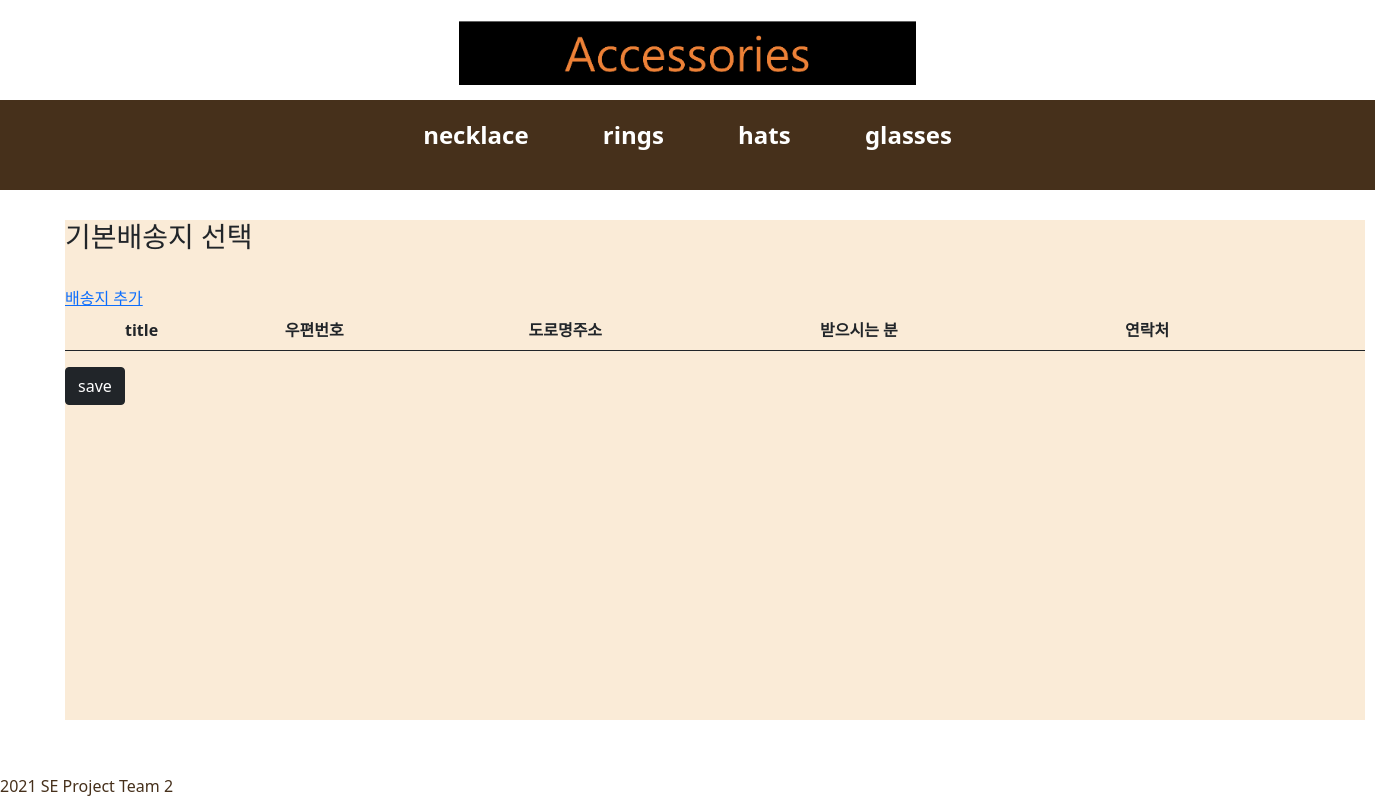
The app's page /detail/create_default/ (signed in), older data.
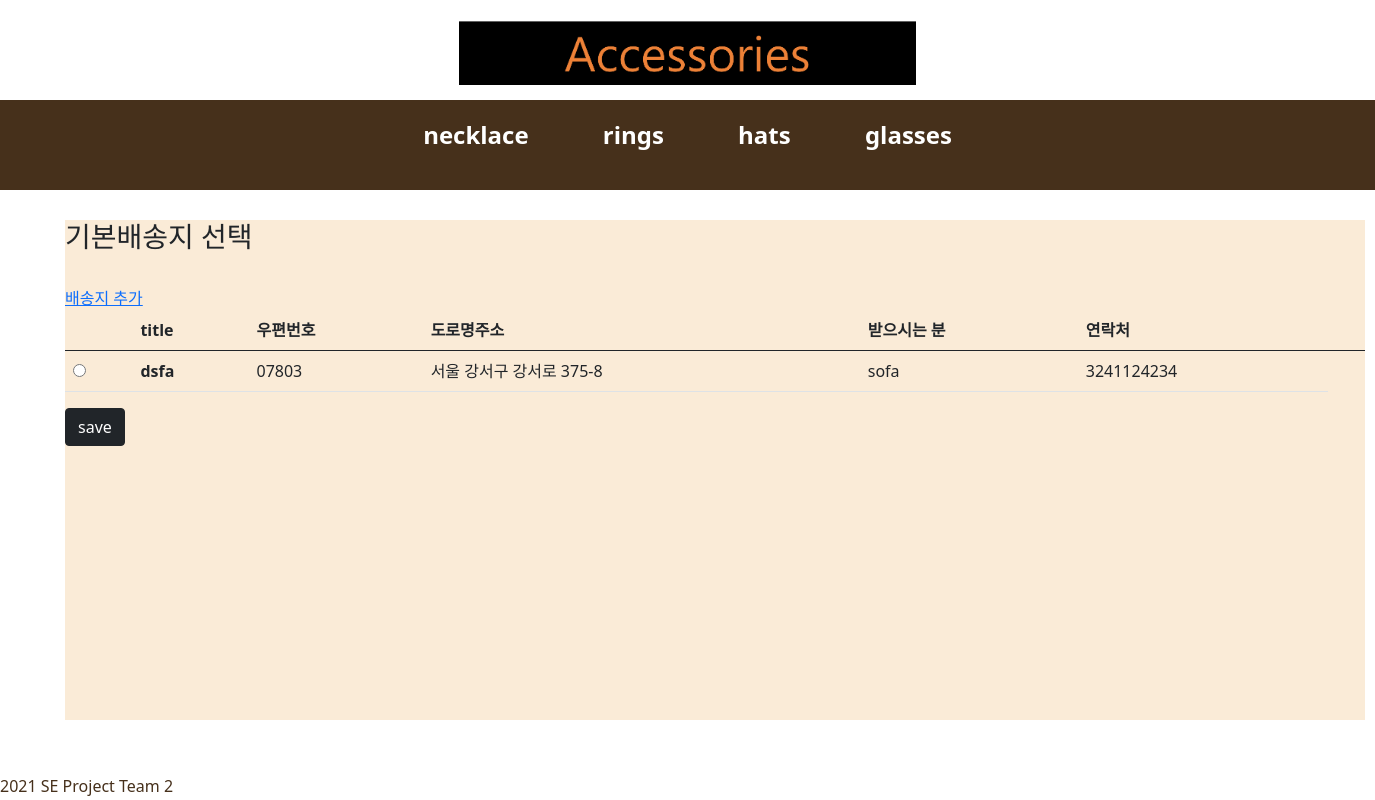
The same page, newer data.
### shoppingApp/models.py (models this page shows, shortened)
class address(models.Model):
    accounts = models.ForeignKey(UserAccounts, on_delete=models.CASCADE, null=True)
    title = models.CharField(max_length=200)
    post_num= models.CharField(max_length=200,null=True)
    road_address=models.CharField(max_length=200,null=True)
    detail_address=models.TextField()
    post_name=models.CharField(max_length=20,null=True)
    post_phonenum=models.IntegerField(null=True)
    is_default = models.BooleanField(default='False')

### shoppingApp/views.py (the view)
# urls.py: path('detail/create_default/', shoppingView.create_default, name='create_default'),
def create_default(request):
    cart_count=context_processors.counter(request)
    cart_count=int(cart_count)
    count={'cart_count':cart_count}
    uid=request.session.get('user_id')
    get_all=UserAccounts.objects.all()
    get_user=get_all.filter(user_id=uid)
    shippings = address.objects.filter(accounts__in=get_user)
    return render(request,'create_default.html',{'shippings':  shippings, 'count':count} )

### cartApp/context_processors.py (called while the page is built)
def counter(request):
    item_count=0
    if 'admin' in request.path:
        return {}
    else:
        try:
            cart= Cart.objects.filter(cart_id=request.session.get('user_id'))
            cart_items = CartItem.objects.all().filter(cart=cart[:1])
            for cart_item in cart_items:
                item_count+=cart_item.quantity
        except Cart.DoesNotExist:
            item_count=0
    return item_count

### shoppingApp/templates/create_default.html (shortened to what this page needs)
{% extends 'base.html' %}
{% block content %}
<section>
<div>
<h3>기본배송지 선택</h3><br>
<a href="{%url 'newpost' %}">배송지 추가</a>
<table class="table">
    <thead>
      <tr>
        <th scope="col"></th>
        <th scope="col">title</th>
        <th scope="col">우편번호</th>
        <th scope="col">도로명주소</th>
        <th scope="col">받으시는 분</th>
        <th scope="col">연락처</th>
        <th scope="col"></th>
      </tr>
    </thead>
    <form action="{% url 'create_default_save' %}" method="POST">
    {% for address in shippings %}
    <tbody>
      <tr>
        <td> <label for="is_default"><input type = "radio" name ="is_default" value="{{address.pk}}"></label></td>
        <th scope="row">{{address.title}}</th>
        <td>{{address.post_num}}</td>
        <td>{{address.road_address}}</td>
        <td>{{address.post_name}}</td>
        <td>{{address.post_phonenum}}</td>
    </tbody>
    {%  endfor %}
</table>
<input class="btn btn-dark" type="submit" value="save">
</div>
</section>
{% endblock %}

Row changes from the older to the newer data that the page shows:
added address: title "dsfa", post_num "07803", road_address "서울 강서구 강서로 375-8", post_name "sofa", post_phonenum "3241124234"
